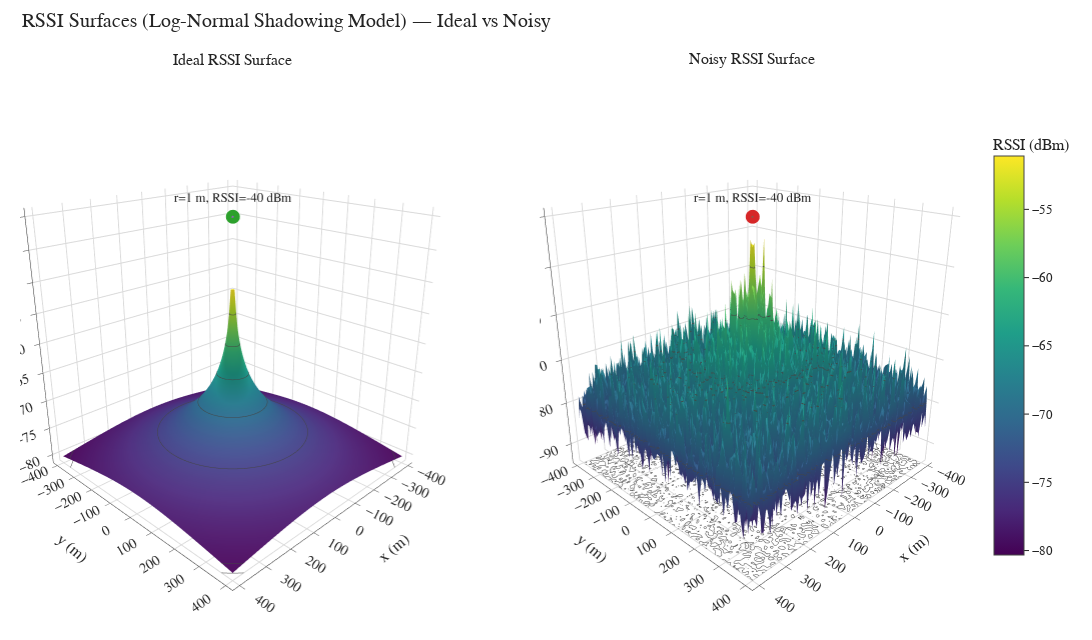

Notebook cell for this chart:
### Code cell
# @title
# Style
pio.templates.default = "simple_white"

# Grid (meters). Center (0,0) is the transmitter location.
extent = 400.0
num = 100
x = np.linspace(-extent, extent, num)
y = np.linspace(-extent, extent, num)
X, Y = np.meshgrid(x, y)

# Radial distance from the center
R = np.sqrt(X**2 + Y**2)

# Clamp distances below d0 to d0 (so the center uses the 1 m reference)
R_eff = np.maximum(R, d0)

# --- Surfaces using your functions ---
rng = np.random.default_rng(42)
Z_ideal = rssi_ideal_value(R_eff)
Z_noisy = rssi_noisy_value(R_eff, rng=rng)

# --- Figure with side-by-side subplots ---
fig = make_subplots(
    rows=1, cols=2,
    specs=[[{"type": "surface"}, {"type": "surface"}]],
    subplot_titles=("Ideal RSSI Surface", "Noisy RSSI Surface")
)

# Left: Ideal surface
fig.add_trace(
    go.Surface(
        x=X, y=Y, z=Z_ideal,
        colorscale="Viridis",
        showscale=True,
        colorbar=dict(title="RSSI (dBm)", len=0.8),
        name="Ideal RSSI surface",
        contours={"z": {"show": True, "usecolormap": False, "highlightcolor": "black", "project_z": True}}
    ),
    row=1, col=1
)

# Right: Noisy surface
fig.add_trace(
    go.Surface(
        x=X, y=Y, z=Z_noisy,
        colorscale="Viridis",
        showscale=False,  # share the left colorbar to save space
        name="Noisy RSSI surface",
        contours={"z": {"show": True, "usecolormap": False, "highlightcolor": "black", "project_z": True}}
    ),
    row=1, col=2
)

# Add a reference marker at the origin (r=d0, RSSI=P0) to BOTH scenes
ref_marker = dict(
    x=[0.0], y=[0.0], z=[P0],
    mode="markers+text",
    marker=dict(size=5, symbol="circle", line=dict(width=1, color="white")),
    text=[f"r={d0:.0f} m, RSSI={P0:.0f} dBm"],
    textposition="top center",
    hovertemplate="<b>x</b>=0 m<br><b>y</b>=0 m<br><b>RSSI</b>="+f"{P0:.1f} dBm<extra></extra>",
    showlegend=False,
)

fig.add_trace(go.Scatter3d(**ref_marker), row=1, col=1)
fig.add_trace(go.Scatter3d(**ref_marker), row=1, col=2)

# Optional: draw a faint r=d0 reference circle on BOTH scenes
theta = np.linspace(0, 2*np.pi, 400)
xc = d0 * np.cos(theta)
yc = d0 * np.sin(theta)
zc_ideal = np.full_like(theta, P0)            # For ideal surface
zc_noisy  = np.full_like(theta, P0)           # Same z label (reference line)

fig.add_trace(
    go.Scatter3d(x=xc, y=yc, z=zc_ideal, mode="lines", line=dict(width=4), name="r = 1 m circle", hoverinfo="skip", showlegend=False),
    row=1, col=1
)
fig.add_trace(
    go.Scatter3d(x=xc, y=yc, z=zc_noisy, mode="lines", line=dict(width=4), name="r = 1 m circle", hoverinfo="skip", showlegend=False),
    row=1, col=2
)

# Layout: professional look
fig.update_layout(
    title=dict(
        text="RSSI Surfaces (Log-Normal Shadowing Model) — Ideal vs Noisy",
        x=0.02, y=0.98, xanchor="left", yanchor="top",
        font=dict(size=20)
    ),
    width=1200, height=640,
    margin=dict(l=20, r=20, t=70, b=20),
    font=dict(family="Helvetica, Arial, sans-serif", size=13),
    scene=dict(
        xaxis_title="x (m)", yaxis_title="y (m)", zaxis_title="RSSI (dBm)",
        xaxis=dict(showgrid=True, gridcolor="rgba(0,0,0,0.15)"),
        yaxis=dict(showgrid=True, gridcolor="rgba(0,0,0,0.15)"),
        zaxis=dict(showgrid=True, gridcolor="rgba(0,0,0,0.15)"),
    ),
    scene2=dict(  # second scene styling
        xaxis_title="x (m)", yaxis_title="y (m)", zaxis_title="RSSI (dBm)",
        xaxis=dict(showgrid=True, gridcolor="rgba(0,0,0,0.15)"),
        yaxis=dict(showgrid=True, gridcolor="rgba(0,0,0,0.15)"),
        zaxis=dict(showgrid=True, gridcolor="rgba(0,0,0,0.15)"),
    )
)

# Camera view (applied to both scenes)
camera = dict(eye=dict(x=1.6, y=1.6, z=0.9))
fig.update_scenes(camera=camera)

fig.show()

### Figure 1 — Plotly figure (JSON) as saved in the notebook; plotly's stock layout.template omitted (floating-point values rounded to 4 significant figures; data arrays with more than 128 entries replaced by an {"elided": "..."} marker saying what was removed)
{"data": [{"colorbar": {"len": 0.8, "title": {"text": "RSSI (dBm)"}}, "colorscale": [[0, "#440154"], [0.1111, "#482878"], [0.2222, "#3e4989"], [0.3333, "#31688e"], [0.4444, "#26828e"], [0.5556, "#1f9e89"], [0.6667, "#35b779"], [0.7778, "#6ece58"], [0.8889, "#b5de2b"], [1, "#fde725"]], "contours": {"z": {"highlightcolor": "black", "project": {"z": true}, "show": true, "usecolormap": false}}, "name": "Ideal RSSI surface", "scene": "scene", "showscale": true, "type": "surface", "x": {"elided": "100x100 float values"}, "y": {"elided": "100x100 float values"}, "z": {"elided": "100x100 float values"}}, {"colorscale": [[0, "#440154"], [0.1111, "#482878"], [0.2222, "#3e4989"], [0.3333, "#31688e"], [0.4444, "#26828e"], [0.5556, "#1f9e89"], [0.6667, "#35b779"], [0.7778, "#6ece58"], [0.8889, "#b5de2b"], [1, "#fde725"]], "contours": {"z": {"highlightcolor": "black", "project": {"z": true}, "show": true, "usecolormap": false}}, "name": "Noisy RSSI surface", "scene": "scene2", "showscale": false, "type": "surface", "x": {"elided": "100x100 float values"}, "y": {"elided": "100x100 float values"}, "z": {"elided": "100x100 float values"}}, {"hovertemplate": "<b>x</b>=0 m<br><b>y</b>=0 m<br><b>RSSI</b>=-40.0 dBm<extra></extra>", "marker": {"line": {"color": "white", "width": 1}, "size": 5, "symbol": "circle"}, "mode": "markers+text", "scene": "scene", "showlegend": false, "text": ["r=1 m, RSSI=-40 dBm"], "textposition": "top center", "type": "scatter3d", "x": [0], "y": [0], "z": [-40]}, {"hovertemplate": "<b>x</b>=0 m<br><b>y</b>=0 m<br><b>RSSI</b>=-40.0 dBm<extra></extra>", "marker": {"line": {"color": "white", "width": 1}, "size": 5, "symbol": "circle"}, "mode": "markers+text", "scene": "scene2", "showlegend": false, "text": ["r=1 m, RSSI=-40 dBm"], "textposition": "top center", "type": "scatter3d", "x": [0], "y": [0], "z": [-40]}, {"hoverinfo": "skip", "line": {"width": 4}, "mode": "lines", "name": "r = 1 m circle", "scene": "scene", "showlegend": false, "type": "scatter3d", "x": {"elided": "400 float values"}, "y": {"elided": "400 float values"}, "z": {"elided": "400 float values"}}, {"hoverinfo": "skip", "line": {"width": 4}, "mode": "lines", "name": "r = 1 m circle", "scene": "scene2", "showlegend": false, "type": "scatter3d", "x": {"elided": "400 float values"}, "y": {"elided": "400 float values"}, "z": {"elided": "400 float values"}}], "layout": {"annotations": [{"font": {"size": 16}, "showarrow": false, "text": "Ideal RSSI Surface", "x": 0.225, "xanchor": "center", "xref": "paper", "y": 1, "yanchor": "bottom", "yref": "paper"}, {"font": {"size": 16}, "showarrow": false, "text": "Noisy RSSI Surface", "x": 0.775, "xanchor": "center", "xref": "paper", "y": 1, "yanchor": "bottom", "yref": "paper"}], "font": {"family": "Helvetica, Arial, sans-serif", "size": 13}, "height": 640, "margin": {"b": 20, "l": 20, "r": 20, "t": 70}, "scene": {"camera": {"eye": {"x": 1.6, "y": 1.6, "z": 0.9}}, "domain": {"x": [0, 0.45], "y": [0, 1]}, "xaxis": {"gridcolor": "rgba(0,0,0,0.15)", "showgrid": true, "title": {"text": "x (m)"}}, "yaxis": {"gridcolor": "rgba(0,0,0,0.15)", "showgrid": true, "title": {"text": "y (m)"}}, "zaxis": {"gridcolor": "rgba(0,0,0,0.15)", "showgrid": true, "title": {"text": "RSSI (dBm)"}}}, "scene2": {"camera": {"eye": {"x": 1.6, "y": 1.6, "z": 0.9}}, "domain": {"x": [0.55, 1], "y": [0, 1]}, "xaxis": {"gridcolor": "rgba(0,0,0,0.15)", "showgrid": true, "title": {"text": "x (m)"}}, "yaxis": {"gridcolor": "rgba(0,0,0,0.15)", "showgrid": true, "title": {"text": "y (m)"}}, "zaxis": {"gridcolor": "rgba(0,0,0,0.15)", "showgrid": true, "title": {"text": "RSSI (dBm)"}}}, "title": {"font": {"size": 20}, "text": "RSSI Surfaces (Log-Normal Shadowing Model) — Ideal vs Noisy", "x": 0.02, "xanchor": "left", "y": 0.98, "yanchor": "top"}, "width": 1200}}
